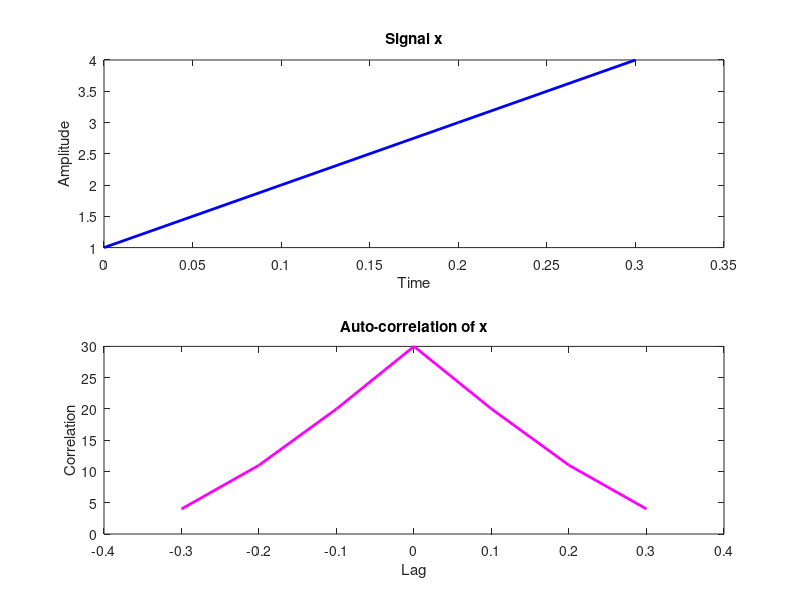

MATLAB code to generate this figure:
clc;
clear all;
close all;

t = 0:0.1:0.3;
% So t = [0   0.1   0.2   0.3]

x = [1, 2, 3, 4]
% For random signal genration : x = randn(1, length(t));

subplot(2,1,1);
plot(t, x, 'b', 'LineWidth', 2);
title('Signal x');
xlabel('Time');
ylabel('Amplitude');

m = xcorr(x, x);  
% m = [4, 11, 20, 30, 20, 11, 4]     length(m) = 2 * length(x) - 1 = 7
disp("m = ")
disp(m)

t1 = t;
t2 = -fliplr(t1);

% t1 = [0   0.1   0.2   0.3]
% t2 = [-0.3, -0.2, -0.1, 0]

n1 = min(t1) + min(t2);   % n1 = 0 + (-0.3) = -0.3
n2 = max(t1) + max(t2);   % n2 = 0.3 + 0 = 0.3
n = linspace(n1, n2, length(m));  % n = linspace(-0.3, 0.3, 7)
% n = [-0.3  -0.2  -0.1   0   0.1   0.2   0.3]
disp("n = ")
disp(n)


subplot(2,1,2);
plot(n, m, 'm', 'Linewidth', 2);
title('Auto-correlation of x');
xlabel('Lag');
ylabel('Correlation');
